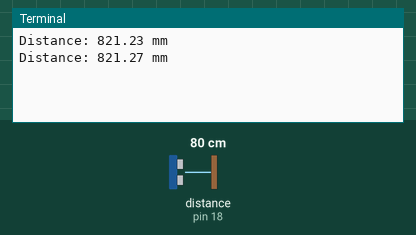
Simulated run of this program. Board: Raspberry Pi (header pin numbers). Shown: the last lines printed to the terminal. Inputs (shaded band) come from the test bench; at power-on: distance to the obstacle (sensor on pin 18) 80 cm. The echo pulse lasts 58.3 µs per cm; the clock reads 2024-03-15 10:24:30 at power-on unless the program sets it.

Above: at 1.2 s.
1.3 s: distance to the obstacle (sensor on pin 18) set to 2 cm
At 2.6 s:
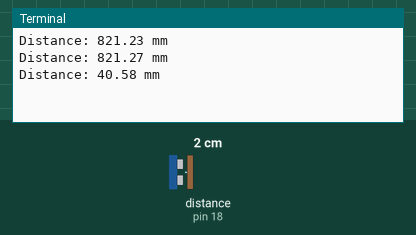
2.8 s: distance to the obstacle (sensor on pin 18) set to 4 cm
At 3.7 s:
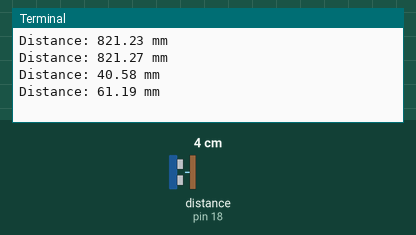
Timing chart, 0 to 5.8 s (numbered marks = the images above; inputs shaded):
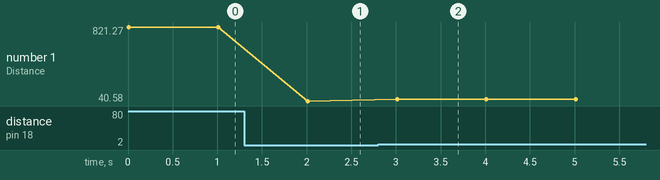

Measured:
- after the input at 1.3 s, the terminal: prints a new line after 0.71 s (image 1)
- after the input at 2.8 s, the terminal: prints a new line after 0.21 s (image 2)
- plotted number 1: 821.27 → 40.58 after the input at 1.3 s, 40.58 → 61.15 after the input at 2.8 s

The program:

ultrasonic.py
```python
import RPi.GPIO as GPIO
import time

# Set the GPIO pin numbering mode to BOARD mode (physical pin numbers)
GPIO.setmode(GPIO.BOARD)

# Define the GPIO pins for TRIG and ECHO
TRIG_PIN = 16
ECHO_PIN = 18
caliberation_factor=1.06

# Set up the GPIO pins
GPIO.setup(TRIG_PIN, GPIO.OUT)
GPIO.setup(ECHO_PIN, GPIO.IN)

# Function to measure distance
def measure_distance():
    # Send a 10us pulse to trigger the sensor
    GPIO.output(TRIG_PIN, True)
    time.sleep(0.00001)
    GPIO.output(TRIG_PIN, False)

    # Initialize variables
    pulse_start = time.time()
    pulse_end = pulse_start

    # Wait for the ECHO pin to go high
    while GPIO.input(ECHO_PIN) == 0:
        pulse_start = time.time()


    # Wait for the ECHO pin to go low or timeout
    while GPIO.input(ECHO_PIN) == 1:
        pulse_end = time.time()

        if (pulse_end - pulse_start) > 0.1:  # Timeout after 0.1 seconds
            break

    # Calculate the pulse duration
    pulse_duration = pulse_end - pulse_start

    # Check for timeout
    if pulse_duration >= 0.1:
        return None  # Indicates a timeout

    # Calculate the distance in millimeters
    distance_mm = (pulse_duration * 34300 * 10) / 2
    distance_mm=distance_mm+(20*caliberation_factor)
    return distance_mm

try:
    while True:
        # Measure distance and print it
        dist = measure_distance()
        if dist is not None:
            print(f"Distance: {dist:.2f} mm")
        else:
            print("Distance measurement timed out")
        time.sleep(1)

except KeyboardInterrupt:
    GPIO.cleanup()
```
